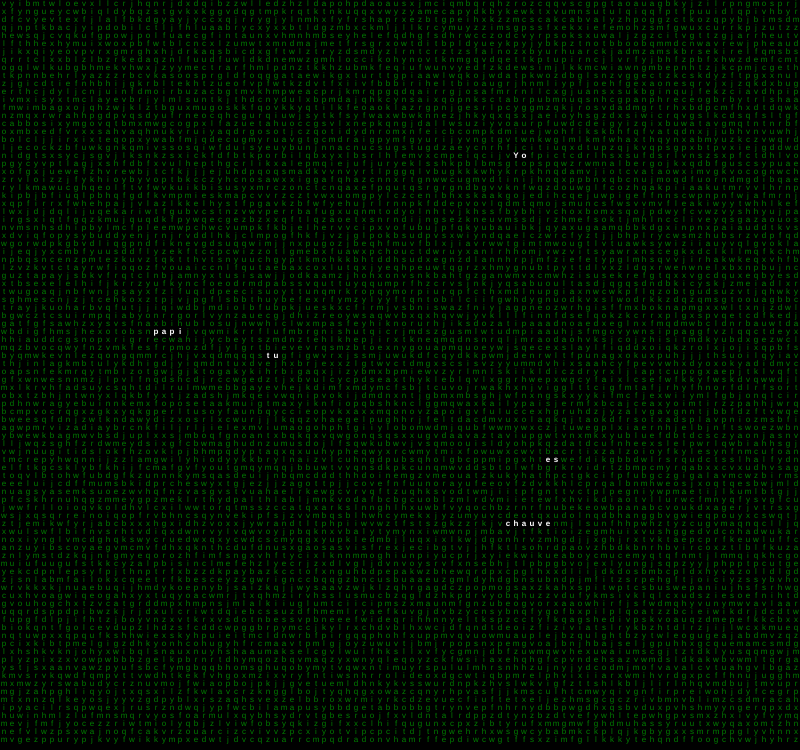
Frame 1 (no input)
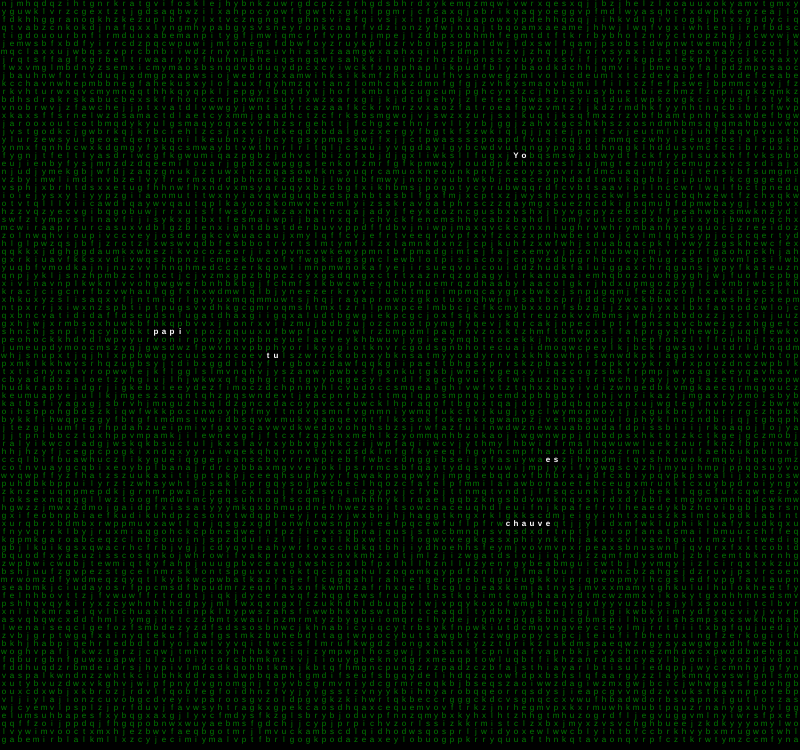
Frame 60 (no input)
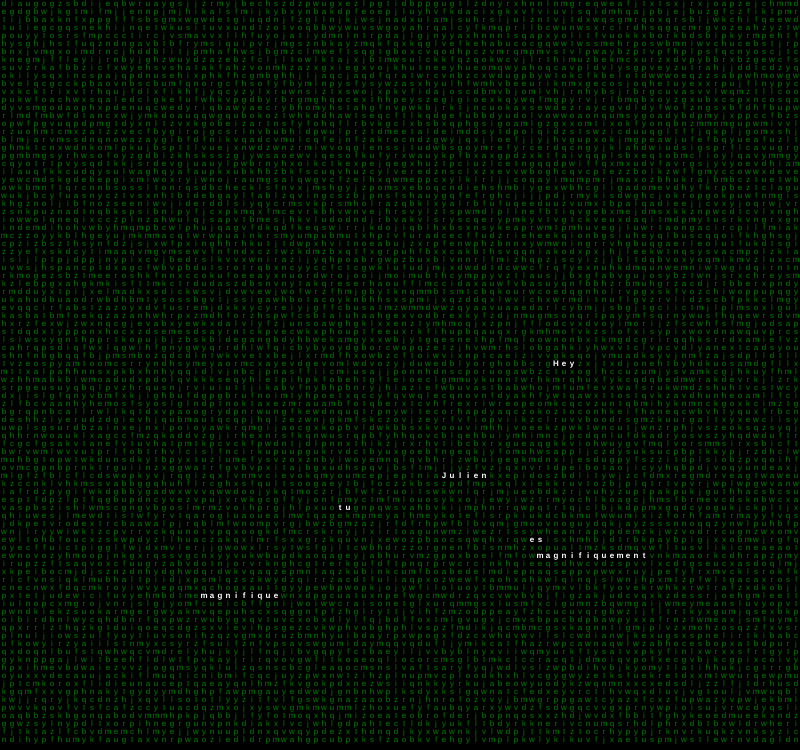
Frame 120 (the mouse pressed at the canvas centre since frame 60)

The p5.js sketch that drew these frames (run headless with seeded random() and noise() and a simulated clock; from frame 60 on, the mouse is pressed at the canvas centre):

// p5.js sketch
// ── sketch.js
// Taille de chaque cellule/rectangle du tableau
let cellSize = 8;
// Nombre de colonnes
let columnCount;
// Nombre de lignes
let rowCount;
// Tableau de valeur/rectangle
let currentCells = [];
let nextCells = [];
let tab_with_letter=[];
// Valeur aléatoire pour le border radius et la taille de chaque cellule
let randBorderRad;
let randCellSize;

let alphabet = ["a","b","c","d","e","f","g","h","i","j","k","l","m","n","o","p","q","r","s","t","u","v","w","x","y","z"];
let long_sentence_tab=[];
let short_sentence_tab=[];
let start=true;
let wordLetters=0;
let startCol=0;

function setup() {
  // Influe sur le rythme de l'évolution de la cellule automate
  frameRate(109);
  createCanvas(800, 750);
  background(0);
  // Parametrage affichage du texte
  fill(255);
  textSize(cellSize);
  // nombre de col en fonction de la taille de la cellule
  columnCount = floor(width / cellSize);
  // nombre de ligne en fonction de la taille de la cellule
  rowCount = floor(height / cellSize);
  // Remplissage des colonnes du tableau 1 par des valeurs vides
  for (let column = 0; column < columnCount; column++) {
    currentCells[column] = [];
  }
  // Remplissage des colonnes du tableau 2 par des valeurs vides
  for (let column = 0; column < columnCount; column++) {
    nextCells[column] = [];
  }
  for (let column = 0; column < columnCount; column++) {
    tab_with_letter[column] = [];
  }
  randomizeBoard();
}

function keyPressed(){
  if(key ===' '){
    start=!start;
  }
}

function draw() {
  let wordIndex=0;
  // Pause ou Play
  if(!start){
    return;
  }
  // Background
  background(0);

  // nettoyage et initialisation du tableau de lettre
  for(let row=0;row<rowCount;row++){
    for(let column = 0;column<columnCount;column++){
      tab_with_letter[column][row]='0';
    }
  }
  
  for (let row = 0; row < rowCount; row++) {
    for (let column = 0; column < columnCount; column++) {
      let cell = currentCells[column][row];
      if(cell===1&& wordIndex < number_of_word){
        if(number_of_word===5){
          // Pour que chaque lettre soit séparé du mot.
          wordLetters = short_sentence_tab[wordIndex].split('');
        }else{
          wordLetters = long_sentence_tab[wordIndex].split('');
        }

        startCol = column; // colonne où se trouve le 1

        for (let l = 0; l < wordLetters.length; l++) {
          // On remplace par les lettres de chaque mot là ou on a des 1 
          tab_with_letter[startCol+l][row]=wordLetters[l];
        }
        wordIndex++;
      }
    }
  }
  for (let row = 0; row < rowCount; row++) {
    for (let column = 0; column < columnCount; column++) {
      let case_value = tab_with_letter[column][row];
      textAlign(CENTER, CENTER);
      // Si la valeur dans le tableau n'est pas le caractere 0 alors affiche la lettre de couleur verte
      if(case_value==='0'){
        fill("green");
        text(alphabet[floor(random(26))],column * cellSize + cellSize/2, row * cellSize + cellSize/2);
        // Si la valeur dans le tableay est le caratere 0 alors compte le nombre de 0, si 5 prend "short_sentence_tab" sinon prend "long_sentence_tab"
      }else{
        textStyle(BOLD)
        fill("white");
        text(case_value,column * cellSize + cellSize/2, row * cellSize + cellSize/2);
        textStyle(NORMAL);
      }
    }
  }
}

let premier = ['Salut','Bonjour','Salutation','Hey','Yo','Eh'];
let deuxieme = ['patron', 'Alina', 'papi', 'tonton','Patrick','Raphael','Agathe','Julien','Marine'];
let adjectifs = ['mochement','magnifiquement','vraiment','salement','honnetement'];
let noms = ['petit(e)','chauve','magnifique','crazy','intelligente','glacant(e)'];

function maybe(words){
    if (random([false, true])){
      return ' ' + random(words);
    }
    return '';
  }

function longer(){
  return (
    + random(adjectifs)
    + ' '
    + random(noms)
  );
}

function  shorter(){
  return ' ' + random(noms) + '.';
}

function letter() {
  let txt = random(premier) + ' ' + random(deuxieme) + ' tu es ' + body() + '\n' + 'Yours ' + random(adverbs) + '\n' + 'M.U.C.';
  return txt;
}

// Lorsqu'on appui sur le canva le tableau fait appel à la fonction qui réinitialise de maniere aléatoire les valeurs du tableau entre 0 et 1
function mousePressed() {
    randomizeBoard();
    loop();
}

let number_of_word=0;
// Réinitialise de manière aléatoire les valeurs du tableau entre 0 et 1 
function randomizeBoard() {
  long_sentence_tab=[random(premier),random(deuxieme),'tu','es',random(adjectifs),random(noms)];
  short_sentence_tab=[random(premier),random(deuxieme),'tu','es',random(noms)];
  for (let column = 0; column < columnCount; column++) {
    for (let row = 0; row < rowCount; row++) {
      currentCells[column][row] = 0;
    }
  }
  // choisir si phrase longue ou courte
  let long_or_short=random([0,1]);
  if(long_or_short===0){
    number_of_word=5;
  }else if(long_or_short===1){
    number_of_word=6;
  }
  // le nombre de 1 place
  let onesPlaced = 0;
  while (onesPlaced < number_of_word) {
    let col = floor(random(15,columnCount-15));
    let row = floor(random(15,rowCount-15));
    if (currentCells[col][row] === 0) {
      currentCells[col][row] = 1;
      onesPlaced++;
    }
  }
}



function generate() {
  let next_tab_one_counter=0;
  // Boucle pour parcourir le tableau en ligne et colonne
  for (let column = 0; column < columnCount; column++) {
    for (let row = 0; row < rowCount; row++) {
        if(currentCells[column][row]===0 || currentCells[column][row]===1 && next_tab_one_counter===0){
          nextCells[column][row]=random([0,1])
          if(nextCells[column][row]===1){
            one_counter++;
          }
        }else if(currentCells[column][row]===0 || currentCells[column][row]===1 && next_tab_one_counter>0){
          nextCells[column][row]=0;
      }
    }
    one_counter=0;
  }
  // Change le tableau avec les nouvelles valeurs pour la prochaine génération
  // On stock l'ancien tableau dans la variable temporaire temp
  let temp = currentCells;
  // On écrase les valeurs du tableau actuelle par celle du prochain tableau   
  currentCells = nextCells;
  // Et on stock les valeurs de l'ancien tableau dans nextCells pour éviter de recréer de nouveau tableau à chaque fois et pour repartir sur la meme base propre
  nextCells = temp;
}
